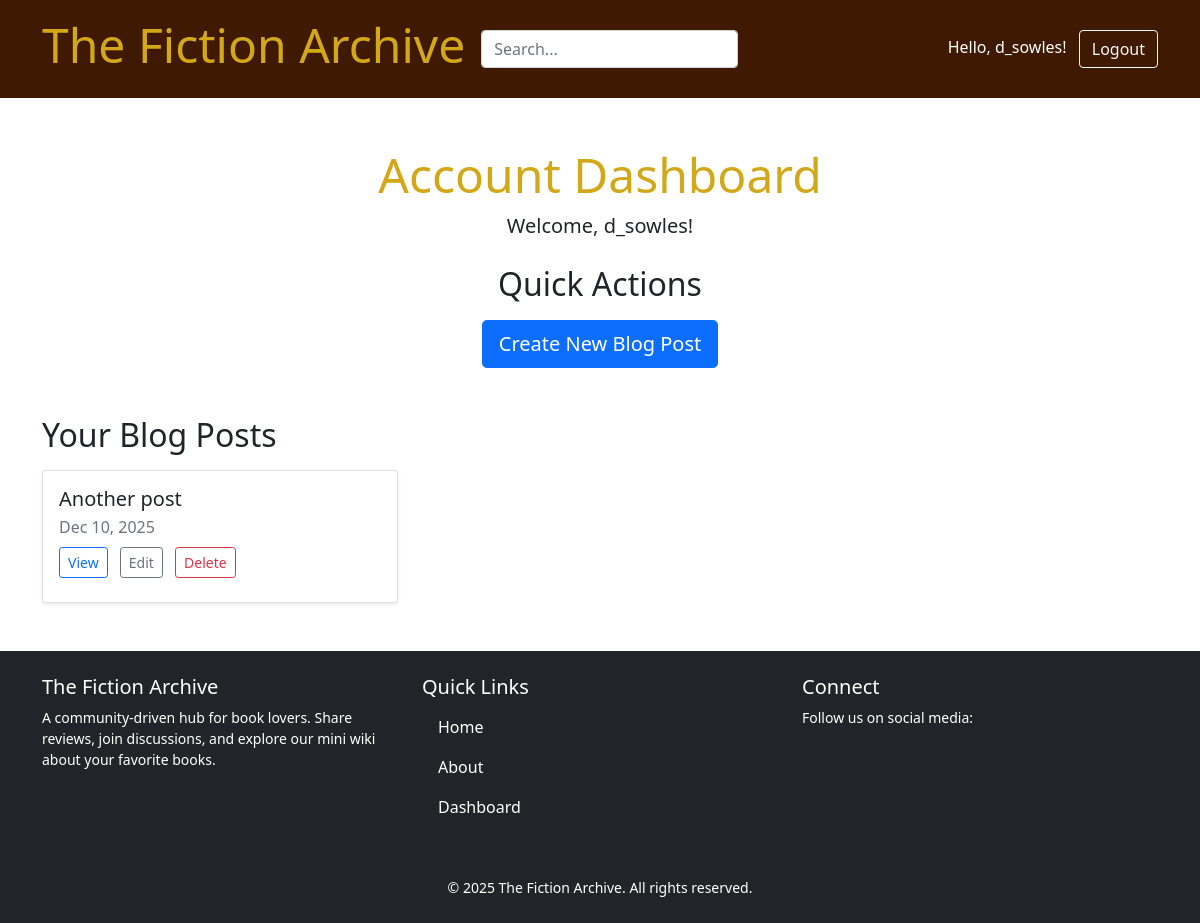
The page /blog/account/ (signed in) on the database as committed earlier.
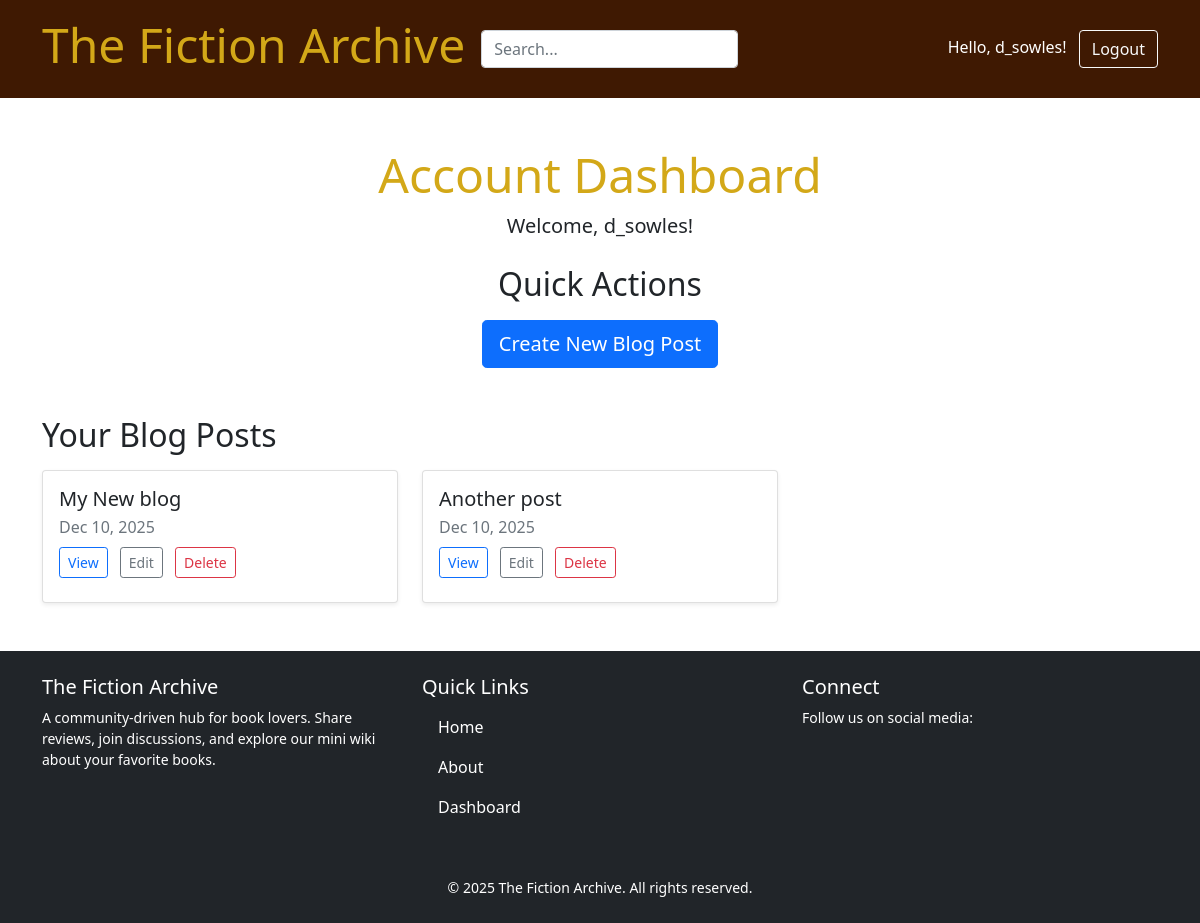
The same page on the database as committed later.
### blog/models.py (models this page shows, shortened)
class Post(models.Model):
    title = models.CharField(max_length=200)
    slug = models.SlugField(unique=True, blank=True)
    content = models.TextField()
    created_at = models.DateTimeField(auto_now_add=True)
    updated_at = models.DateTimeField(auto_now=True)
    published = models.BooleanField(default=True)
    featured_image = models.ImageField(upload_to='blog_images/', blank=True, null=True)
    author = models.ForeignKey(User, on_delete=models.CASCADE, related_name="posts", null=True, blank=True)

### blog/views.py (the view)
# urls.py: path('account/', views.account_dashboard, name='account-dashboard'),
@login_required
def account_dashboard(request):
    posts = Post.objects.filter(author=request.user).order_by('-created_at')
    return render(request, "account/dashboard.html", {
        "posts": posts,
})

### blog/templates/account/dashboard.html (shortened to what this page needs)
{% extends "base.html" %}
{% block content %}
<div class="container my-5">
    <div class="text-center mb-4">
        <h1 class="mb-2">Account Dashboard</h1>
        <p class="lead">Welcome, {{ request.user.username }}!</p>
    </div>
    <div class="mb-5 text-center">
        <h2 class="mb-3">Quick Actions</h2>
        <div class="d-flex flex-wrap gap-2 justify-content-center">
            <a href="{% url 'blog-create' %}" class="btn btn-primary btn-lg">
                 Create New Blog Post
            </a>
        </div>
    </div>
    <div>
        <h2 class="mb-3">Your Blog Posts</h2>
        {% if posts %}
            <div class="row row-cols-1 row-cols-md-2 row-cols-lg-3 g-4">
                {% for post in posts %}
                    <div class="col">
                        <div class="card h-100 shadow-sm">
                            <div class="card-body d-flex flex-column">
                                <h5 class="card-title">{{ post.title }}</h5>
                                <p class="card-subtitle mb-2 text-muted">{{ post.created_at|date:"M d, Y" }}</p>
                                <div class="mt-auto">
                                    <a href="{% url 'blog-detail' slug=post.slug %}" class="btn btn-outline-primary btn-sm me-2 mb-2">View</a>
                                    <a href="{% url 'blog-update' slug=post.slug %}" class="btn btn-outline-secondary btn-sm me-2 mb-2">Edit</a>
                                    <a href="{% url 'blog-delete' slug=post.slug %}" class="btn btn-outline-danger btn-sm mb-2">Delete</a>
                                </div>
                            </div>
                        </div>
                    </div>
                {% endfor %}
            </div>
        {% else %}
            <div class="alert alert-info" role="alert">
                You have not created any posts yet.
            </div>
        {% endif %}
    </div>
</div>
{% endblock %}

Rows that differ between the two databases and show on the page:
added Post: title "My New blog", created_at "Dec 10, 2025"
